Frame 1 (no input): blank canvas, image omitted
Frame 60 (the mouse pressed at the canvas centre just before this capture): blank canvas, image omitted
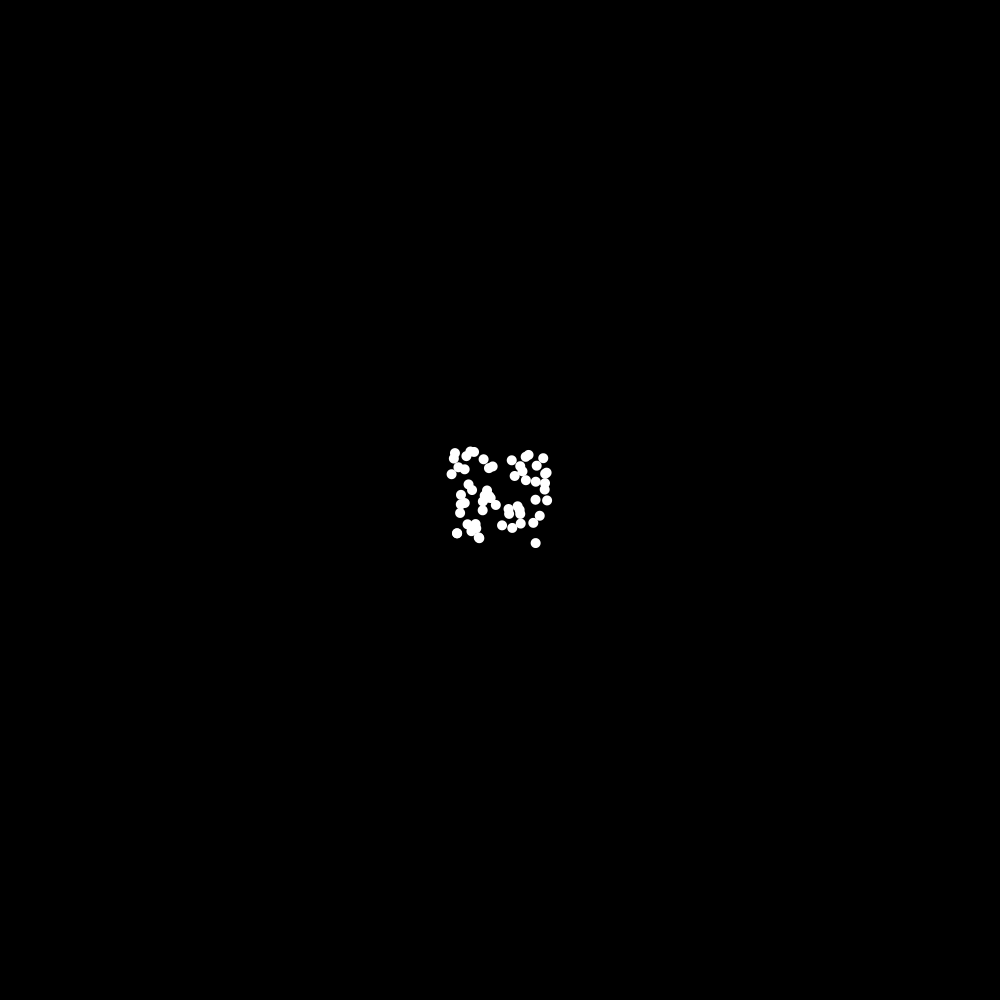
Frame 120 (the mouse held since frame 60 and released just before this capture)

The Processing sketch whose frames 1 and 60 were blank and that drew this single picture after the mouse press (run headless with seeded random() and noise(); from frame 60 on, the mouse is pressed at the canvas centre):

// Processing sketch: treeStructureTest
// ── treeStructureTest.pde
int leavesCount = 10000;
float pointSize = 10;
float lineWeight = 4;
float max_dist = 100;
float min_dist = 10;
float b_size = 100/2;


Tree tree;

void setup(){
  //fullScreen();
  size(1000,1000);
  tree = new Tree();
  
}

void draw(){
  background(0);
  strokeWeight(lineWeight);
  if(mousePressed){
    PVector pos = new PVector(random(mouseX-b_size, mouseX+b_size), random(mouseY-b_size, mouseY+b_size));
    tree.leaves.add(new Leaf(pos));
  }
  tree.disp();
  tree.grow();
}

void keyPressed(){
  if(key=='r'){
    tree.reset();
  }
}

// ── Branch.pde
class Branch {
  Branch parent;
  PVector pos;
  PVector dir;
  int count = 0;
  PVector saveDir;
  float len = 5;

  Branch(PVector v, PVector d) {
    parent = null;
    pos = v.copy();
    dir = d.copy();
    saveDir = dir.copy();
  }

  Branch(Branch p) {
    parent = p;
    pos = parent.next();
    dir = parent.dir.copy();
    saveDir = dir.copy();
  }

  void reset() {
    count = 0;
    dir = saveDir.copy();
  }

  PVector next() {
    PVector v = PVector.mult(dir, len);
    PVector next = PVector.add(pos, v);
    return next;
  }
}

// ── Leaf.pde
class Leaf {
  PVector pos;
  boolean reached = false;

  Leaf() {
    pos = PVector.random2D();
    pos.mult(random(width/2));
    pos.x += width/2;
    pos.y += height/2;

    //pos = new PVector(random(10, width-10), random(10, height-40));
  }
  Leaf(PVector pos) {
    this.pos = pos;

    //pos = new PVector(random(10, width-10), random(10, height-40));
  }

  void reached() {
    reached = true;
  }

  void disp() {
    fill(255);
    noStroke();
    ellipse(pos.x, pos.y, pointSize, pointSize);
  }
}

// ── Tree.pde
class Tree {
  ArrayList<Branch> branches;
  ArrayList<Leaf> leaves;

  Tree() {
    reset();
  }

  boolean closeEnough(Branch b) {

    for (Leaf l : leaves) {
      float d = PVector.dist(b.pos, l.pos);
      if (d < max_dist) {
        return true;
      }
    }
    return false;
  }

  void grow() {
    for (Leaf l : leaves) {
      Branch closest = null;
      PVector closestDir = null;
      float record = -1;

      for (Branch b : branches) {
        PVector dir = PVector.sub(l.pos, b.pos);
        float d = dir.mag();
        if (d < min_dist) {
          l.reached();
          closest = null;
          break;
        } else if (d > max_dist) {

        } else if (closest == null || d < record) {
          closest = b;
          closestDir = dir;
          record = d;
        }
      }
      if (closest != null) {
        closest.dir.normalize();
        closest.dir.add(closestDir);
        closest.count++;
      }
    }

    for (int i = leaves.size()-1; i >= 0; i--) {
      if (leaves.get(i).reached) {
        leaves.remove(i);
      }
    }

    for (int i = branches.size()-1; i >= 0; i--) {
      Branch b = branches.get(i);
      if (b.count > 0) {
        b.dir.div(b.count);
        b.dir.normalize();
        Branch newB = new Branch(b);
        branches.add(newB);
        b.reset();
      }
    }
  }

  void disp() {
    for (Leaf l : leaves)  l.disp();
    int i = 0;
    for (Branch b : branches) {
      if (b.parent != null) {
        stroke(255);
        strokeWeight(map(i, 0, branches.size(), lineWeight, 0));
        line(b.pos.x, b.pos.y, b.parent.pos.x, b.parent.pos.y);
      }
      i++;
    }
  }
  
  void reset(){
    branches = new ArrayList<Branch>();
    leaves = new ArrayList<Leaf>();
    Branch root = new Branch(new PVector(width/2, height), new PVector(0, -1));
    branches.add(root);
    //Branch current = new Branch(root);
  }
}
